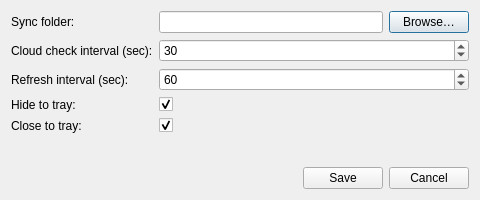
<?xml version="1.0" encoding="UTF-8"?>
<ui version="4.0">
 <class>SettingsDialog</class>
 <widget class="QDialog" name="SettingsDialog">
  <property name="geometry">
   <rect>
    <x>0</x>
    <y>0</y>
    <width>480</width>
    <height>200</height>
   </rect>
  </property>
  <property name="windowTitle">
   <string>Settings</string>
  </property>
  <layout class="QVBoxLayout" name="verticalLayout">
   <item>
    <layout class="QFormLayout" name="formLayout">
     <item row="0" column="0">
      <widget class="QLabel" name="pathLabel_">
       <property name="text">
        <string>Sync folder:</string>
       </property>
      </widget>
     </item>
     <item row="0" column="1">
      <layout class="QHBoxLayout" name="pathRow_">
       <item>
        <widget class="QLineEdit" name="pathLineEdit_"/>
       </item>
       <item>
        <widget class="QPushButton" name="browseBtn_">
         <property name="text">
          <string>Browse…</string>
         </property>
        </widget>
       </item>
      </layout>
     </item>
     <item row="1" column="0">
      <widget class="QLabel" name="cloudCheckLabel_">
       <property name="text">
        <string>Cloud check interval (sec):</string>
       </property>
      </widget>
     </item>
     <item row="1" column="1">
      <widget class="QSpinBox" name="cloudCheckSpinBox_">
       <property name="minimum">
        <number>5</number>
       </property>
       <property name="maximum">
        <number>3600</number>
       </property>
       <property name="value">
        <number>30</number>
       </property>
      </widget>
     </item>
     <item row="2" column="0">
      <widget class="QLabel" name="refreshLabel_">
       <property name="text">
        <string>Refresh interval (sec):</string>
       </property>
      </widget>
     </item>
     <item row="2" column="1">
      <widget class="QSpinBox" name="refreshSpinBox_">
       <property name="minimum">
        <number>5</number>
       </property>
       <property name="maximum">
        <number>3600</number>
       </property>
       <property name="value">
        <number>60</number>
       </property>
      </widget>
     </item>
     <item row="3" column="0">
      <widget class="QLabel" name="hideToTrayLabel_">
       <property name="text">
        <string>Hide to tray:</string>
       </property>
      </widget>
     </item>
     <item row="3" column="1">
      <widget class="QCheckBox" name="hideToTrayCheckBox_">
       <property name="checked">
        <bool>true</bool>
       </property>
      </widget>
     </item>
     <item row="4" column="0">
      <widget class="QLabel" name="closeToTrayLabel_">
       <property name="text">
        <string>Close to tray:</string>
       </property>
      </widget>
     </item>
     <item row="4" column="1">
      <widget class="QCheckBox" name="closeToTrayCheckBox_">
       <property name="checked">
        <bool>true</bool>
       </property>
      </widget>
     </item>
    </layout>
   </item>
   <item>
    <layout class="QHBoxLayout" name="buttonsRow_">
     <item>
      <spacer name="horizontalSpacer">
       <property name="orientation">
        <enum>Qt::Horizontal</enum>
       </property>
       <property name="sizeHint" stdset="0">
        <size>
         <width>40</width>
         <height>20</height>
        </size>
       </property>
      </spacer>
     </item>
     <item>
      <widget class="QPushButton" name="saveBtn_">
       <property name="text">
        <string>Save</string>
       </property>
      </widget>
     </item>
     <item>
      <widget class="QPushButton" name="cancelBtn_">
       <property name="text">
        <string>Cancel</string>
       </property>
      </widget>
     </item>
    </layout>
   </item>
  </layout>
 </widget>
 <customwidgets/>
 <resources/>
 <connections/>
</ui>
